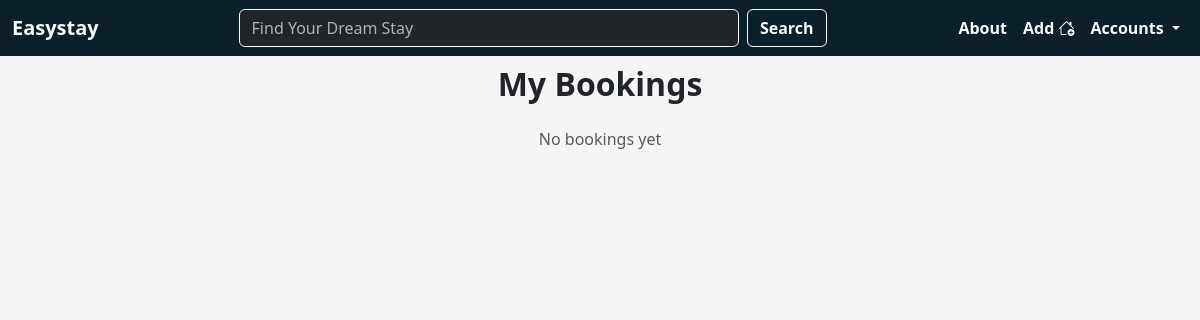
The app's page /booking/bookings/, older data.
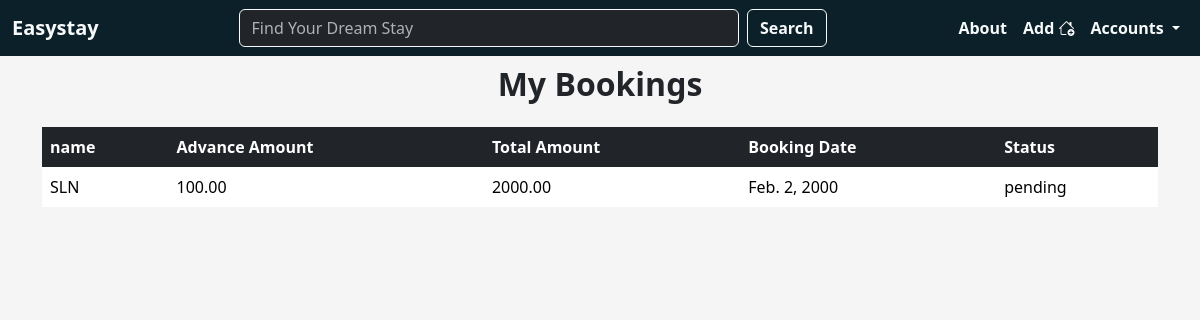
The same page, newer data.
### booking/models.py (models this page shows, shortened)
class Booking(models.Model):
    user = models.ForeignKey(User, on_delete=models.CASCADE)
    building = models.ForeignKey(Building, on_delete=models.CASCADE)
    advance_amount = models.DecimalField(max_digits=10, decimal_places=2)
    booking_date=models.DateField()
    total_amount = models.DecimalField(max_digits=10, decimal_places=2, blank=True, null=True)
    status = models.CharField(choices=[
            ('Pending', 'Pending'),
            ('confirmed', 'Confirmed'),
            ('cancelled', 'Cancelled')
        ],default='Pending')
    created_at = models.DateTimeField(auto_now_add=True)

### mainapp/models.py (models this page shows, shortened)
class Building(models.Model):
    name = models.CharField(max_length=200)
    type = models.ForeignKey(BuildingType, on_delete=models.CASCADE, related_name='building_types')
    rent_price=models.FloatField(default=00000)
    deposit=models.FloatField(default=00000)
    thumbnail=models.ImageField(upload_to='buildings/', blank=True, null=True)
    address=models.ForeignKey(Address, on_delete=models.SET_NULL, blank=True, null=True, related_name='building_address' )
    facilities = models.ManyToManyField(Facility, related_name='building_facilities')

### booking/views.py (the view)
# urls.py: path('bookings/', views.Bookings.as_view(), name='bookings')
class Bookings(ListView):
    model = Booking
    template_name = 'bookings.html'
    context_object_name = 'bookings'

### booking/templates/bookings.html (shortened to what this page needs)
{% extends 'base.html' %}
{% block content %}
<div class="container ppy-5">
    <h2 class="mb-4 fw-bold text-center">My Bookings</h2>
    {% if bookings %}
    <table class="table table-borderless align-middle">
        <thead class="table-dark">
            <tr>
                <th>name</th>
                <th>Advance Amount</th>
                <th>Total Amount</th>
                <th>Booking Date</th>
                <th>Status</th>
            </tr>
        </thead>
        <tbody>
            {% for booking in bookings %}
            <tr>
                <td>{{booking.building.name}}</td>
                <td>{{booking.advance_amount}}</td>
                <td>{{booking.total_amount}}</td>
                <td>{{booking.booking_date}}</td>
                <td>{{booking.status}}</td>
            </tr>
            {% endfor %}
        </tbody>
    </table>
    {% else %}
    <p class="text-center text-muted">No bookings yet</p>
    {% endif %}
</div>
{% endblock %}

Row changes from the older to the newer data that the page shows:
added Booking: building.name "SLN", advance_amount "100.00", total_amount "2000.00", booking_date "Feb. 2, 2000", status "pending"
Text that changed along with them:
text no longer shown: "No bookings yet"
text now shown: "name Advance Amount Total Amount Booking Date Status"
